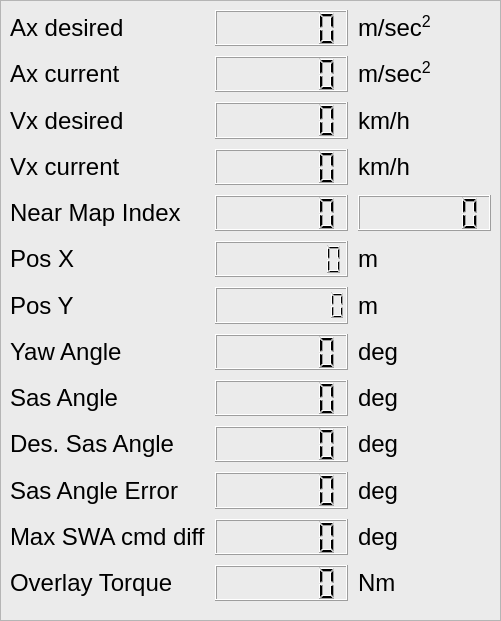
  <widget class="QFrame" name="frame_2">
   <property name="geometry">
    <rect>
     <x>20</x>
     <y>360</y>
     <width>501</width>
     <height>621</height>
    </rect>
   </property>
   <property name="styleSheet">
    <string notr="true">background-color: rgb(235, 235, 235);</string>
   </property>
   <property name="frameShape">
    <enum>QFrame::StyledPanel</enum>
   </property>
   <property name="frameShadow">
    <enum>QFrame::Raised</enum>
   </property>
   <widget class="QWidget" name="gridLayoutWidget_3">
    <property name="geometry">
     <rect>
      <x>10</x>
      <y>10</y>
      <width>481</width>
      <height>591</height>
     </rect>
    </property>
    <layout class="QGridLayout" name="gridLayout_3">
     <property name="leftMargin">
      <number>0</number>
     </property>
     <property name="topMargin">
      <number>0</number>
     </property>
     <property name="spacing">
      <number>10</number>
     </property>
     <item row="11" column="2">
      <widget class="QLabel" name="label_12">
       <property name="font">
        <font>
         <pointsize>18</pointsize>
        </font>
       </property>
       <property name="text">
        <string>deg</string>
       </property>
      </widget>
     </item>
     <item row="2" column="2">
      <widget class="QLabel" name="label_2">
       <property name="font">
        <font>
         <pointsize>18</pointsize>
        </font>
       </property>
       <property name="text">
        <string>km/h</string>
       </property>
      </widget>
     </item>
     <item row="2" column="0">
      <widget class="QLabel" name="label_LKASOn_2">
       <property name="font">
        <font>
         <pointsize>18</pointsize>
        </font>
       </property>
       <property name="text">
        <string>Vx desired</string>
       </property>
      </widget>
     </item>
     <item row="10" column="2">
      <widget class="QLabel" name="label_13">
       <property name="font">
        <font>
         <pointsize>18</pointsize>
        </font>
       </property>
       <property name="text">
        <string>deg</string>
       </property>
      </widget>
     </item>
     <item row="1" column="0">
      <widget class="QLabel" name="label_AutomationOn_4">
       <property name="font">
        <font>
         <pointsize>18</pointsize>
        </font>
       </property>
       <property name="text">
        <string>Ax current</string>
       </property>
      </widget>
     </item>
     <item row="8" column="2">
      <widget class="QLabel" name="label_14">
       <property name="font">
        <font>
         <pointsize>18</pointsize>
        </font>
       </property>
       <property name="text">
        <string>deg</string>
       </property>
      </widget>
     </item>
     <item row="5" column="2">
      <widget class="QLabel" name="label_8">
       <property name="font">
        <font>
         <pointsize>18</pointsize>
        </font>
       </property>
       <property name="text">
        <string>m</string>
       </property>
      </widget>
     </item>
     <item row="8" column="1">
      <widget class="QLCDNumber" name="lcdNumber_sas_angle">
       <property name="font">
        <font>
         <pointsize>10</pointsize>
        </font>
       </property>
       <property name="digitCount">
        <number>6</number>
       </property>
      </widget>
     </item>
     <item row="11" column="0">
      <widget class="QLabel" name="label_LKASOn_9">
       <property name="font">
        <font>
         <pointsize>18</pointsize>
        </font>
       </property>
       <property name="text">
        <string>Max SWA cmd diff</string>
       </property>
      </widget>
     </item>
     <item row="12" column="0">
      <widget class="QLabel" name="label_LKASOn_12">
       <property name="font">
        <font>
         <pointsize>18</pointsize>
        </font>
       </property>
       <property name="text">
        <string>Overlay Torque</string>
       </property>
      </widget>
     </item>
     <item row="10" column="0">
      <widget class="QLabel" name="label_LKASOn_10">
       <property name="font">
        <font>
         <pointsize>18</pointsize>
        </font>
       </property>
       <property name="text">
        <string>Sas Angle Error</string>
       </property>
      </widget>
     </item>
     <item row="7" column="1">
      <widget class="QLCDNumber" name="lcdNumber_yaw_angle">
       <property name="font">
        <font>
         <pointsize>10</pointsize>
        </font>
       </property>
       <property name="digitCount">
        <number>6</number>
       </property>
      </widget>
     </item>
     <item row="4" column="0">
      <widget class="QLabel" name="label_LKASOn_4">
       <property name="font">
        <font>
         <pointsize>18</pointsize>
        </font>
       </property>
       <property name="text">
        <string>Near Map Index</string>
       </property>
      </widget>
     </item>
     <item row="6" column="0">
      <widget class="QLabel" name="label_LKASOn_6">
       <property name="font">
        <font>
         <pointsize>18</pointsize>
        </font>
       </property>
       <property name="text">
        <string>Pos Y</string>
       </property>
      </widget>
     </item>
     <item row="6" column="2">
      <widget class="QLabel" name="label_9">
       <property name="font">
        <font>
         <pointsize>18</pointsize>
        </font>
       </property>
       <property name="text">
        <string>m</string>
       </property>
      </widget>
     </item>
     <item row="8" column="0">
      <widget class="QLabel" name="label_LKASOn_11">
       <property name="font">
        <font>
         <pointsize>18</pointsize>
        </font>
       </property>
       <property name="text">
        <string>Sas Angle</string>
       </property>
      </widget>
     </item>
     <item row="3" column="0">
      <widget class="QLabel" name="label_LKASOn_3">
       <property name="font">
        <font>
         <pointsize>18</pointsize>
        </font>
       </property>
       <property name="text">
        <string>Vx current</string>
       </property>
      </widget>
     </item>
     <item row="0" column="0">
      <widget class="QLabel" name="label_AutomationOn_2">
       <property name="font">
        <font>
         <pointsize>18</pointsize>
        </font>
       </property>
       <property name="text">
        <string>Ax desired</string>
       </property>
      </widget>
     </item>
     <item row="0" column="1">
      <widget class="QLCDNumber" name="lcdNumber_ax_des">
       <property name="font">
        <font>
         <pointsize>10</pointsize>
        </font>
       </property>
       <property name="digitCount">
        <number>6</number>
       </property>
      </widget>
     </item>
     <item row="1" column="1">
      <widget class="QLCDNumber" name="lcdNumber_ax_curr">
       <property name="font">
        <font>
         <pointsize>10</pointsize>
        </font>
       </property>
       <property name="digitCount">
        <number>6</number>
       </property>
      </widget>
     </item>
     <item row="12" column="1">
      <widget class="QLCDNumber" name="lcdNumber_sas_torque">
       <property name="font">
        <font>
         <pointsize>10</pointsize>
        </font>
       </property>
       <property name="digitCount">
        <number>6</number>
       </property>
      </widget>
     </item>
     <item row="9" column="0">
      <widget class="QLabel" name="label_LKASOn_8">
       <property name="font">
        <font>
         <pointsize>18</pointsize>
        </font>
       </property>
       <property name="text">
        <string>Des. Sas Angle</string>
       </property>
      </widget>
     </item>
     <item row="4" column="1">
      <widget class="QLCDNumber" name="lcdNumber_nearmap_idx">
       <property name="font">
        <font>
         <pointsize>10</pointsize>
        </font>
       </property>
       <property name="digitCount">
        <number>6</number>
       </property>
      </widget>
     </item>
     <item row="7" column="0">
      <widget class="QLabel" name="label_LKASOn_7">
       <property name="font">
        <font>
         <pointsize>18</pointsize>
        </font>
       </property>
       <property name="text">
        <string>Yaw Angle</string>
       </property>
      </widget>
     </item>
     <item row="11" column="1">
      <widget class="QLCDNumber" name="lcdNumber_swa_cmd_max_diff">
       <property name="font">
        <font>
         <pointsize>10</pointsize>
        </font>
       </property>
       <property name="digitCount">
        <number>6</number>
       </property>
      </widget>
     </item>
     <item row="3" column="1">
      <widget class="QLCDNumber" name="lcdNumber_vx_curr">
       <property name="font">
        <font>
         <pointsize>10</pointsize>
        </font>
       </property>
       <property name="digitCount">
        <number>6</number>
       </property>
      </widget>
     </item>
     <item row="3" column="2">
      <widget class="QLabel" name="label_6">
       <property name="font">
        <font>
         <pointsize>18</pointsize>
        </font>
       </property>
       <property name="text">
        <string>km/h</string>
       </property>
      </widget>
     </item>
     <item row="10" column="1">
      <widget class="QLCDNumber" name="lcdNumber_sas_angle_error">
       <property name="font">
        <font>
         <pointsize>10</pointsize>
        </font>
       </property>
       <property name="digitCount">
        <number>6</number>
       </property>
      </widget>
     </item>
     <item row="1" column="2">
      <widget class="QLabel" name="label_7">
       <property name="font">
        <font>
         <pointsize>18</pointsize>
        </font>
       </property>
       <property name="text">
        <string>m/sec&lt;sup&gt;2&lt;/sup&gt;</string>
       </property>
      </widget>
     </item>
     <item row="5" column="0">
      <widget class="QLabel" name="label_LKASOn_5">
       <property name="font">
        <font>
         <pointsize>18</pointsize>
        </font>
       </property>
       <property name="text">
        <string>Pos X</string>
       </property>
      </widget>
     </item>
     <item row="6" column="1">
      <widget class="QLCDNumber" name="lcdNumber_pos_y">
       <property name="font">
        <font>
         <pointsize>10</pointsize>
        </font>
       </property>
       <property name="digitCount">
        <number>9</number>
       </property>
      </widget>
     </item>
     <item row="0" column="2">
      <widget class="QLabel" name="label_AutomationOn_3">
       <property name="font">
        <font>
         <pointsize>18</pointsize>
        </font>
       </property>
       <property name="text">
        <string>&lt;html&gt;&lt;head/&gt;&lt;body&gt;&lt;p&gt;m/sec&lt;span style=&quot; vertical-align:super;&quot;&gt;2&lt;/span&gt;&lt;/p&gt;&lt;/body&gt;&lt;/html&gt;</string>
       </property>
      </widget>
     </item>
     <item row="12" column="2">
      <widget class="QLabel" name="label_15">
       <property name="font">
        <font>
         <pointsize>18</pointsize>
        </font>
       </property>
       <property name="text">
        <string>Nm</string>
       </property>
      </widget>
     </item>
     <item row="9" column="1">
      <widget class="QLCDNumber" name="lcdNumber_des_sas_angle">
       <property name="font">
        <font>
         <pointsize>10</pointsize>
        </font>
       </property>
       <property name="digitCount">
        <number>6</number>
       </property>
      </widget>
     </item>
     <item row="2" column="1">
      <widget class="QLCDNumber" name="lcdNumber_vx_des">
       <property name="font">
        <font>
         <pointsize>10</pointsize>
        </font>
       </property>
       <property name="digitCount">
        <number>6</number>
       </property>
      </widget>
     </item>
     <item row="5" column="1">
      <widget class="QLCDNumber" name="lcdNumber_pos_x">
       <property name="font">
        <font>
         <pointsize>10</pointsize>
        </font>
       </property>
       <property name="digitCount">
        <number>8</number>
       </property>
      </widget>
     </item>
     <item row="9" column="2">
      <widget class="QLabel" name="label_11">
       <property name="font">
        <font>
         <pointsize>18</pointsize>
        </font>
       </property>
       <property name="text">
        <string>deg</string>
       </property>
      </widget>
     </item>
     <item row="7" column="2">
      <widget class="QLabel" name="label_10">
       <property name="font">
        <font>
         <pointsize>18</pointsize>
        </font>
       </property>
       <property name="text">
        <string>deg</string>
       </property>
      </widget>
     </item>
     <item row="4" column="2">
      <widget class="QLCDNumber" name="lcdNumber_closest_idx">
       <property name="font">
        <font>
         <pointsize>10</pointsize>
        </font>
       </property>
       <property name="digitCount">
        <number>6</number>
       </property>
      </widget>
     </item>
    </layout>
   </widget>
  </widget>
